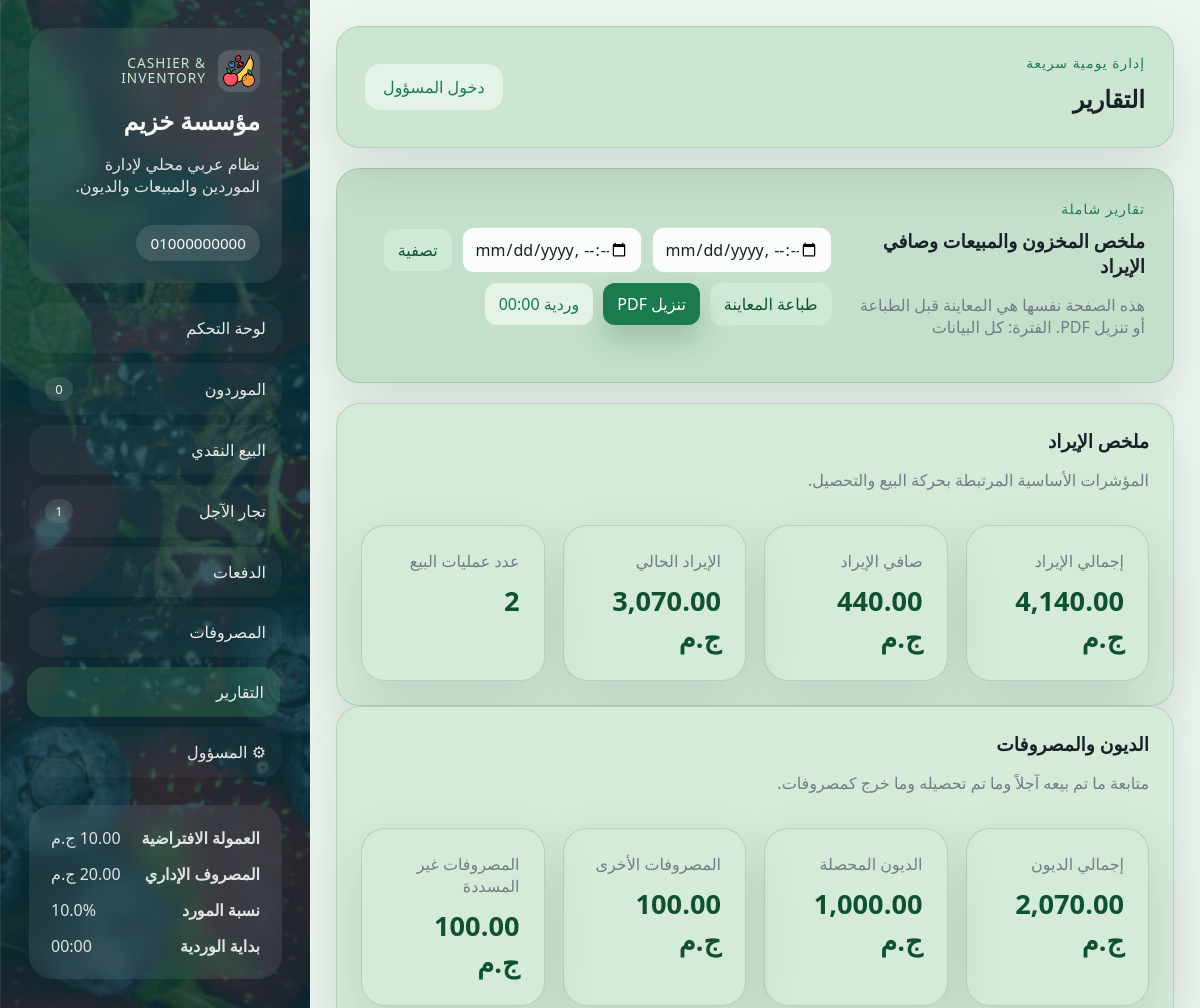
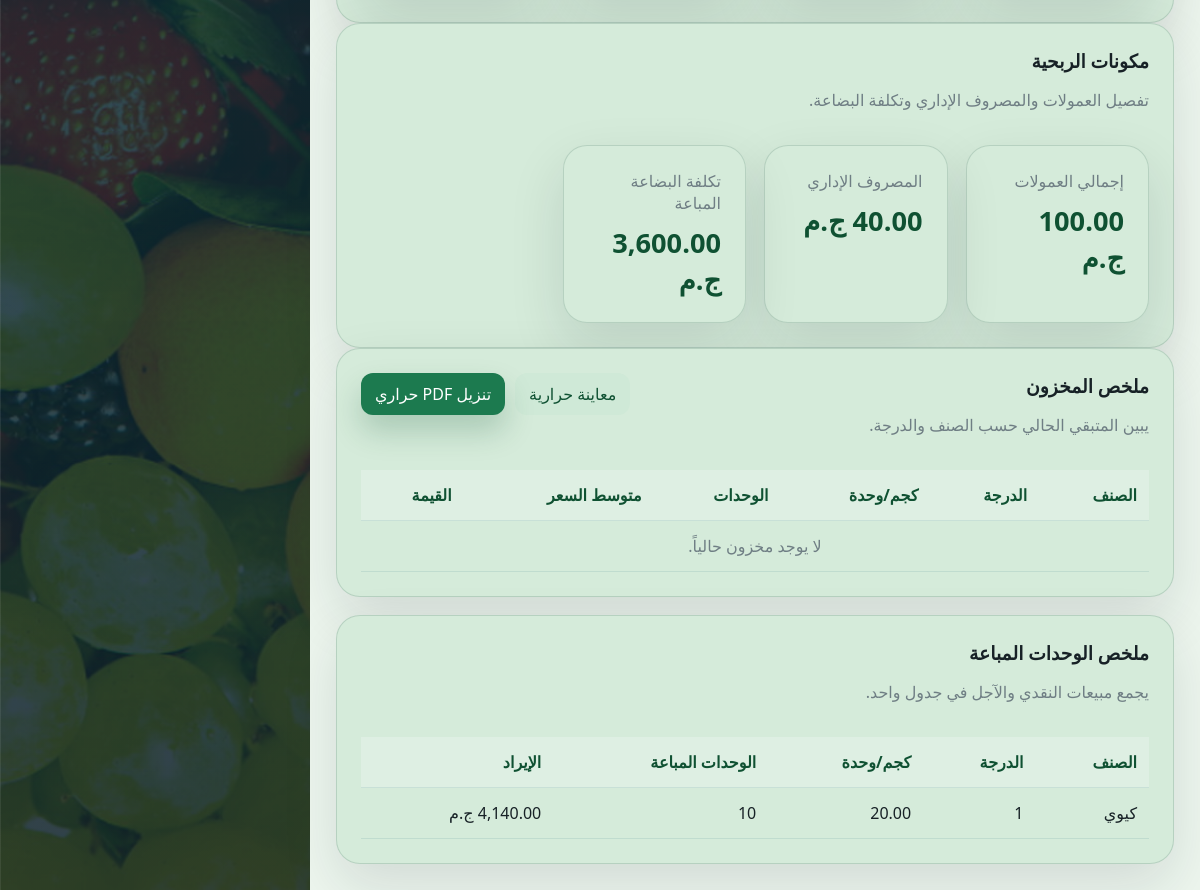
Page /reports on the committed database (2 pictures, top to bottom).
### models/settings.py (models this page shows)
class Settings(Base):
    __tablename__ = "settings"
    id: Mapped[int] = mapped_column(Integer, primary_key=True)
    company_name: Mapped[str] = mapped_column(String(120), nullable=False)
    phone_number: Mapped[str] = mapped_column(String(255), nullable=False)
    commission_per_unit: Mapped[float] = mapped_column(Float, nullable=False, default=0.0)
    admin_expense: Mapped[float] = mapped_column(Float, nullable=False, default=0.0)
    supplier_profit_percentage: Mapped[float] = mapped_column(Float, nullable=False, default=0.0)
    shift_cutoff_time: Mapped[str] = mapped_column(String(5), nullable=False, default="00:00")
    admin_password: Mapped[str] = mapped_column(String(255), nullable=False)

### routes/admin_routes.py (the view)
@admin_bp.route("/reports")
def reports():
    db_session = get_session()
    date_from = request.args.get("date_from", "").strip()
    date_to = request.args.get("date_to", "").strip()
    inventory_rows = inventory_summary(db_session, date_from=date_from or None, date_to=date_to or None)
    sold_rows = sold_units_summary(db_session, date_from or None, date_to or None)
    breakdown = revenue_breakdown(db_session, date_from or None, date_to or None)
    context = {
        **build_base_context(db_session),
        "page_title": "التقارير",
        "inventory_rows": inventory_rows,
        "sold_rows": sold_rows,
        "breakdown": breakdown,
        "date_from": date_from,
        "date_to": date_to,
        "period_label": filtered_period_label(date_from or None, date_to or None),
    }
    return render_template("reports.html", **context)

### models/__init__.py (called while the page is built)
def init_app(app):
    global engine
    database_uri = app.config["DATABASE_URI"]
    connect_args = {"check_same_thread": False} if database_uri.startswith("sqlite") else {}
    engine = create_engine(database_uri, future=True, connect_args=connect_args)
    SessionLocal.configure(bind=engine)
    from models.expense import Expense
    from models.inventory_allocation import InventoryAllocation
    from models.payment import Payment
    from models.retail_transaction import RetailTransaction
    from models.settings import Settings
    from models.special_retailer import SpecialRetailer
    from models.supplier import Supplier
    Base.metadata.create_all(bind=engine)
    ensure_sqlite_columns()
    @app.teardown_appcontext
    def shutdown_session(exception=None):
        SessionLocal.remove()

def get_session():
    return SessionLocal()

### utils/helpers.py (called while the page is built, shortened)
def parse_filter_datetime(value: str | None, end_of_day: bool = False) -> datetime | None:
    if not value:
        return None

def currency_filter(value) -> str:
    return f"{float(value or 0):,.2f} ج.م"

def normalize_shift_cutoff_time(value: str | None, default: str = "00:00") -> str:
    normalized = (value or "").strip()
    try:
        parsed = datetime.strptime(normalized, "%H:%M")
        return parsed.strftime("%H:%M")
    except ValueError:
        return default

def current_shift_cutoff_range(cutoff_time: str | None, reference: datetime | None = None) -> dict[str, str]:
    now = reference or datetime.now()
    normalized_cutoff = normalize_shift_cutoff_time(cutoff_time)
    cutoff_clock = datetime.strptime(normalized_cutoff, "%H:%M").time()
    today_cutoff = datetime.combine(now.date(), cutoff_clock)
    if now >= today_cutoff:
        start = today_cutoff
        end = today_cutoff + timedelta(days=1) - timedelta(minutes=1)
    else:
        start = today_cutoff - timedelta(days=1)
        end = today_cutoff - timedelta(minutes=1)
    return {
        "cutoff": normalized_cutoff,
        "start": start.strftime("%Y-%m-%dT%H:%M"),
        "end": end.strftime("%Y-%m-%dT%H:%M"),
    }

def get_or_create_settings(db_session) -> Settings:
    settings = db_session.get(Settings, 1)
    if settings:
        return settings

def is_admin_logged_in() -> bool:
    return bool(session.get("admin_logged_in"))

### templates/reports.html (shortened to what this page needs)
{% extends "base.html" %}
{% block content %}
<section class="hero-panel">
    <div>
        <span class="eyebrow">تقارير شاملة</span>
        <h3>ملخص المخزون والمبيعات وصافي الإيراد</h3>
        <p>هذه الصفحة نفسها هي المعاينة قبل الطباعة أو تنزيل PDF. {{ period_label }}</p>
    </div>
    <form class="inline-form" method="get">
        <input type="datetime-local" name="date_from" value="{{ date_from }}">
        <input type="datetime-local" name="date_to" value="{{ date_to }}">
        <button class="btn btn-secondary" type="submit">تصفية</button>
        <button class="btn btn-secondary" type="button" onclick="window.print()">طباعة المعاينة</button>
        <a class="btn btn-primary" href="{{ url_for('admin.report_pdf', date_from=date_from or None, date_to=date_to or None) }}">تنزيل PDF</a>
    </form>
</section>
<section class="panel">
    <div class="panel-head">
        <div>
            <h3>ملخص الإيراد</h3>
            <p>المؤشرات الأساسية المرتبطة بحركة البيع والتحصيل.</p>
        </div>
    </div>
    <div class="kpi-grid report-kpi-grid">
        <article class="kpi-card">
            <span>إجمالي الإيراد</span>
            <strong>{{ breakdown.total_revenue|currency }}</strong>
        </article>
        <article class="kpi-card">
            <span>صافي الإيراد</span>
            <strong>{{ breakdown.net_revenue|currency }}</strong>
        </article>
        <article class="kpi-card">
            <span>الإيراد الحالي</span>
            <strong>{{ breakdown.current_revenue|currency }}</strong>
        </article>
        <article class="kpi-card">
            <span>عدد عمليات البيع</span>
            <strong>{{ breakdown.sales_count }}</strong>
        </article>
    </div>
</section>
<section class="panel">
    <div class="panel-head">
        <div>
            <h3>الديون والمصروفات</h3>
            <p>متابعة ما تم بيعه آجلاً وما تم تحصيله وما خرج كمصروفات.</p>
        </div>
    </div>
    <div class="kpi-grid report-kpi-grid">
        <article class="kpi-card">
            <span>إجمالي الديون</span>
            <strong>{{ breakdown.debt_total|currency }}</strong>
        </article>
        <article class="kpi-card">
            <span>الديون المحصلة</span>
            <strong>{{ breakdown.debt_paid_total|currency }}</strong>
        </article>
        <article class="kpi-card">
            <span>المصروفات الأخرى</span>
            <strong>{{ breakdown.other_expenses_total|currency }}</strong>
        </article>
        <article class="kpi-card">
            <span>المصروفات غير المسددة</span>
            <strong>{{ breakdown.unpaid_other_expenses_total|currency }}</strong>
        </article>
    </div>
</section>
<section class="panel">
    <div class="panel-head">
        <div>
            <h3>مكونات الربحية</h3>
            <p>تفصيل العمولات والمصروف الإداري وتكلفة البضاعة.</p>
        </div>
    </div>
    <div class="kpi-grid report-kpi-grid">
        <article class="kpi-card">
            <span>إجمالي العمولات</span>
            <strong>{{ breakdown.commission_total|currency }}</strong>
        </article>
        <article class="kpi-card">
            <span>المصروف الإداري</span>
            <strong>{{ breakdown.admin_fees_total|currency }}</strong>
        </article>
        <article class="kpi-card">
            <span>تكلفة البضاعة المباعة</span>
            <strong>{{ breakdown.supplier_cost_total|currency }}</strong>
        </article>
    </div>
</section>
<section class="content-grid single-wide">
    <article class="panel">
        <div class="panel-head">
            <div>
                <h3>ملخص المخزون</h3>
                <p>يبين المتبقي الحالي حسب الصنف والدرجة.</p>
            </div>
            <div class="inline-form">
                <a class="btn btn-secondary" href="{{ url_for('admin.inventory_thermal_preview', date_from=date_from or None, date_to=date_to or None) }}">معاينة حرارية</a>
                <a class="btn btn-primary" href="{{ url_for('admin.inventory_thermal_pdf', date_from=date_from or None, date_to=date_to or None) }}">تنزيل PDF حراري</a>
            </div>
        </div>
        <div class="table-wrap records-scroll">
            <table>
                <thead>
                    <tr>
                        <th>الصنف</th>
                        <th>الدرجة</th>
                        <th>كجم/وحدة</th>
                        <th>الوحدات</th>
                        <th>متوسط السعر</th>
                        <th>القيمة</th>
                    </tr>
                </thead>
                <tbody>
                    {% for row in inventory_rows %}
                        <tr>
                            <td>{{ row.fruit_name }}</td>
                            <td>{{ row.class_number }}</td>
                            <td>{{ '%.2f'|format(row.kilograms_per_unit) }}</td>
                            <td>{{ row.remaining_units }}</td>
                            <td>{{ row.avg_price|currency }}</td>
                            <td>{{ row.total_value|currency }}</td>
                        </tr>
                    {% else %}
                        <tr><td colspan="6" class="empty-state">لا يوجد مخزون حالياً.</td></tr>
                    {% endfor %}
                </tbody>
            </table>
        </div>
    </article>
    <article class="panel">
        <div class="panel-head">
            <div>
                <h3>ملخص الوحدات المباعة</h3>
                <p>يجمع مبيعات النقدي والآجل في جدول واحد.</p>
            </div>
        </div>
        <div class="table-wrap records-scroll">
            <table>
                <thead>
                    <tr>
                        <th>الصنف</th>
                        <th>الدرجة</th>
                        <th>كجم/وحدة</th>
                        <th>الوحدات المباعة</th>
                        <th>الإيراد</th>
                    </tr>
                </thead>
                <tbody>
                    {% for row in sold_rows %}
                        <tr>
                            <td>{{ row.fruit_name }}</td>
                            <td>{{ row.class_number }}</td>
                            <td>{{ '%.2f'|format(row.kilograms_per_unit) }}</td>
                            <td>{{ row.units_count }}</td>
                            <td>{{ row.revenue|currency }}</td>
                        </tr>
                    {% else %}
                        <tr><td colspan="5" class="empty-state">لا توجد مبيعات حتى الآن.</td></tr>
                    {% endfor %}
                </tbody>
            </table>
        </div>
    </article>
</section>
{% endblock %}

### templates/base.html (shortened to what this page needs)
<!doctype html>
<html lang="ar" dir="rtl">
<head>
    <link rel="stylesheet" href="{{ url_for('static', filename='css/style.css') }}">
</head>
<body
    data-shift-cutoff="{{ shift_cutoff_range.cutoff }}"
    data-shift-start="{{ shift_cutoff_range.start }}"
    data-shift-end="{{ shift_cutoff_range.end }}"
>
    <div class="page-shell">
        <aside class="sidebar">
            <div class="brand-card">
                <div class="brand-kicker-row">
                    <img class="brand-logo" src="{{ url_for('static', filename='fruitsIcon.png') }}" alt="شعار النظام">
                    <span class="brand-kicker">Cashier & Inventory</span>
                </div>
                <h1>{{ settings.company_name }}</h1>
                <p>نظام عربي محلي لإدارة الموردين والمبيعات والديون.</p>
                <div class="brand-meta-stack">
                    {% for phone in phone_numbers %}
                        <div class="meta-pill">{{ phone }}</div>
                    {% endfor %}
                </div>
            </div>
            <nav class="nav-links">
                <a class="{{ 'active' if request.endpoint == 'admin.dashboard' else '' }}" href="{{ url_for('admin.dashboard') }}">لوحة التحكم</a>
                <a class="{{ 'active' if request.endpoint == 'suppliers.suppliers' else '' }}" href="{{ url_for('suppliers.suppliers') }}">الموردون <span>{{ nav_badges.open_suppliers }}</span></a>
                <a class="{{ 'active' if request.endpoint == 'retail.retail' else '' }}" href="{{ url_for('retail.retail') }}">البيع النقدي</a>
                <a class="{{ 'active' if request.endpoint == 'special_retailers.special_retailers' else '' }}" href="{{ url_for('special_retailers.special_retailers') }}">تجار الآجل <span>{{ nav_badges.unpaid_retailers }}</span></a>
                <a class="{{ 'active' if request.endpoint == 'payments.payments' else '' }}" href="{{ url_for('payments.payments') }}">الدفعات</a>
                <a class="{{ 'active' if request.endpoint == 'expenses.expenses' else '' }}" href="{{ url_for('expenses.expenses') }}">المصروفات</a>
                <a class="{{ 'active' if request.endpoint == 'admin.reports' else '' }}" href="{{ url_for('admin.reports') }}">التقارير</a>
                <a class="{{ 'active' if request.endpoint in ['admin.admin_panel', 'admin.login'] else '' }}" href="{{ url_for('admin.admin_panel' if is_admin else 'admin.login') }}">&#9881; المسؤول</a>
            </nav>
            <div class="settings-card sidebar-spacer">
                <div>
                    <strong>العمولة الافتراضية</strong>
                    <span>{{ settings.commission_per_unit|currency }}</span>
                </div>
                <div>
                    <strong>المصروف الإداري</strong>
                    <span>{{ settings.admin_expense|currency }}</span>
                </div>
                <div>
                    <strong>نسبة المورد</strong>
                    <span>{{ settings.supplier_profit_percentage }}%</span>
                </div>
                <div>
                    <strong>بداية الوردية</strong>
                    <span>{{ settings.shift_cutoff_time }}</span>
                </div>
            </div>
        </aside>
        <main class="main-content">
            <header class="topbar">
                <div>
                    <span class="topbar-label">إدارة يومية سريعة</span>
                    <h2>{{ page_title or "نظام الكاشير" }}</h2>
                </div>
                <div class="topbar-actions">
                    {% if is_admin %}
                        <form method="post" action="{{ url_for('admin.logout') }}">
                            <button class="btn btn-ghost" type="submit">تسجيل الخروج</button>
                        </form>
                    {% else %}
                        <a class="btn btn-ghost" href="{{ url_for('admin.login') }}">دخول المسؤول</a>
                    {% endif %}
                </div>
            </header>
            {% block content %}{% endblock %}
        </main>
    </div>
</body>
</html>

### rows in the picture
Settings: company_name "مؤسسة خزيم", phone_number "01000000000", commission_per_unit "10.00 ج.م", admin_expense "20.00 ج.م", supplier_profit_percentage "10.0", shift_cutoff_time "00:00"

### other values in the picture
{{ nav_badges.open_suppliers }} "0"
{{ nav_badges.unpaid_retailers }} "1"
{{ page_title or "نظام الكاشير" }} "التقارير"
{{ period_label }} "الفترة: كل البيانات"
{{ breakdown.total_revenue|currency }} "4,140.00 ج.م"
{{ breakdown.net_revenue|currency }} "440.00 ج.م"
{{ breakdown.current_revenue|currency }} "3,070.00 ج.م"
{{ breakdown.sales_count }} "2"
{{ breakdown.debt_total|currency }} "2,070.00 ج.م"
{{ breakdown.debt_paid_total|currency }} "1,000.00 ج.م"
{{ breakdown.other_expenses_total|currency }} "100.00 ج.م"
{{ breakdown.unpaid_other_expenses_total|currency }} "100.00 ج.م"
{{ breakdown.commission_total|currency }} "100.00 ج.م"
{{ breakdown.admin_fees_total|currency }} "40.00 ج.م"
{{ breakdown.supplier_cost_total|currency }} "3,600.00 ج.م"
